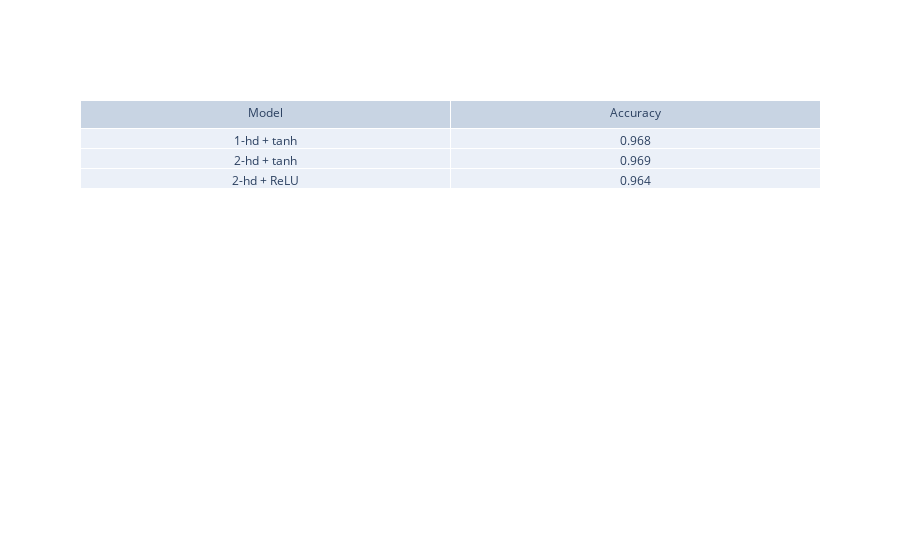

Notebook code cell kept with this figure:
### Markdown cell above
### Summary Table

In this section are summary the metrics and architecture of the three different **NN**:

### Code cell
# Calc the accuracy for each architecture
acc_1tanh = accuracy_score(y, pred)
acc_2tanh = accuracy_score(y, pred_4layers)
acc_reLU = accuracy_score(y, pred_ReLU)


fig = go.Figure(data=[go.Table(header=dict(values=['Model', 'Accuracy']),
                 cells=dict(values=[["1-hd + tanh", "2-hd + tanh", "2-hd + ReLU"], [acc_1tanh, acc_2tanh, acc_reLU]]))
                     ])
fig.show()

### Figure 1 — Plotly figure (JSON) as saved in the notebook; plotly's stock layout.template omitted (floating-point values rounded to 4 significant figures)
{"data": [{"cells": {"values": [["1-hd + tanh", "2-hd + tanh", "2-hd + ReLU"], [0.968, 0.969, 0.964]]}, "header": {"values": ["Model", "Accuracy"]}, "type": "table"}], "layout": {}}
